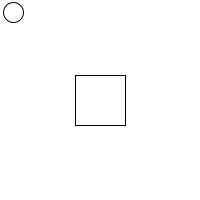
Frame 1 (no input)
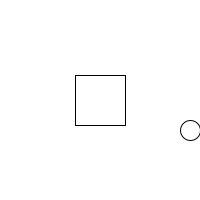
Frame 60 (the mouse pressed at the canvas centre just before this capture)
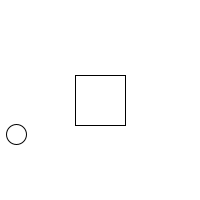
Frame 120 (the mouse held since frame 60 and released just before this capture)

The Processing sketch that drew these frames (run headless with seeded random() and noise(); from frame 60 on, the mouse is pressed at the canvas centre):

// Processing sketch: Han_Daniel_ball
// ── Han_Daniel_ball.pde
float x = 10;
float xspeed = 3;
int xdirection  = 1;
float y = 10;
float yspeed = 2;
int ydirection = 1;

void setup(){

size(200, 200);


}
void draw(){
  background(255);
  
  
  x = x + xspeed * xdirection;
  if(x > width - 10 || x < 10){
   xdirection = -xdirection;
     } 
     y = y + yspeed * ydirection;
     if (y > height - 10 || y < 10){
   ydirection = -ydirection; 
  }
  ellipse(x, y, 20, 20);
  
  
  rectMode(CENTER);
  rect(width/2, height/2, 50, 50);
  

  

println(mouseX, mouseY);


  }
  
  
